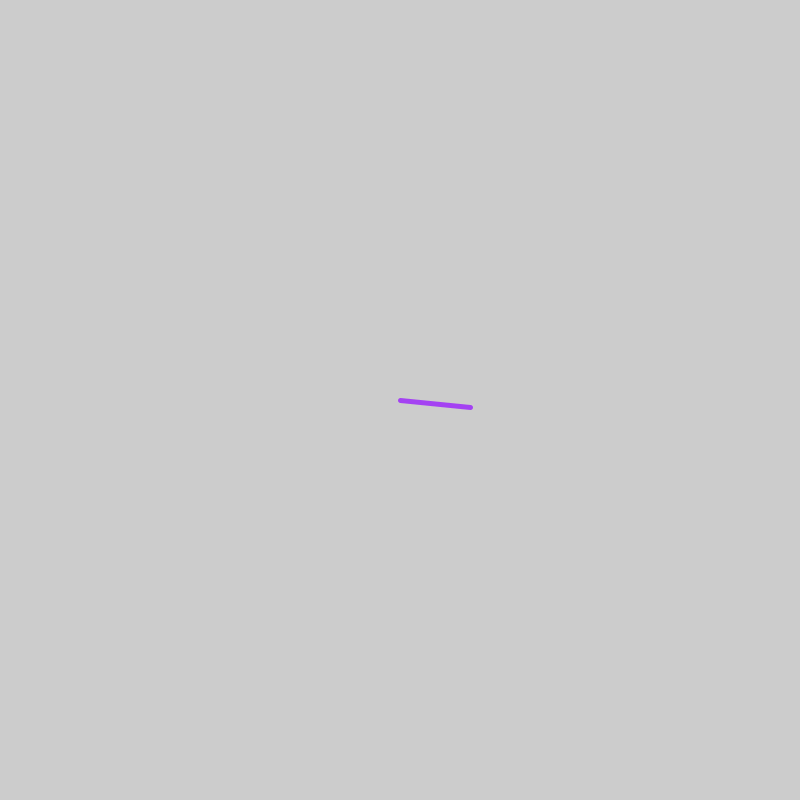
Frame 1 (no input)
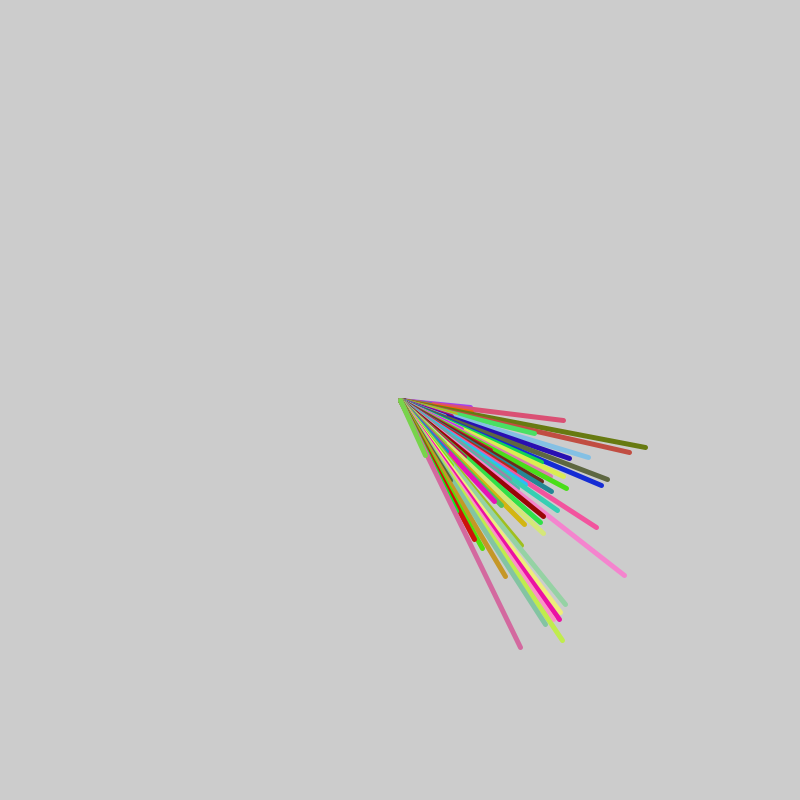
Frame 60 (the mouse pressed at the canvas centre just before this capture)
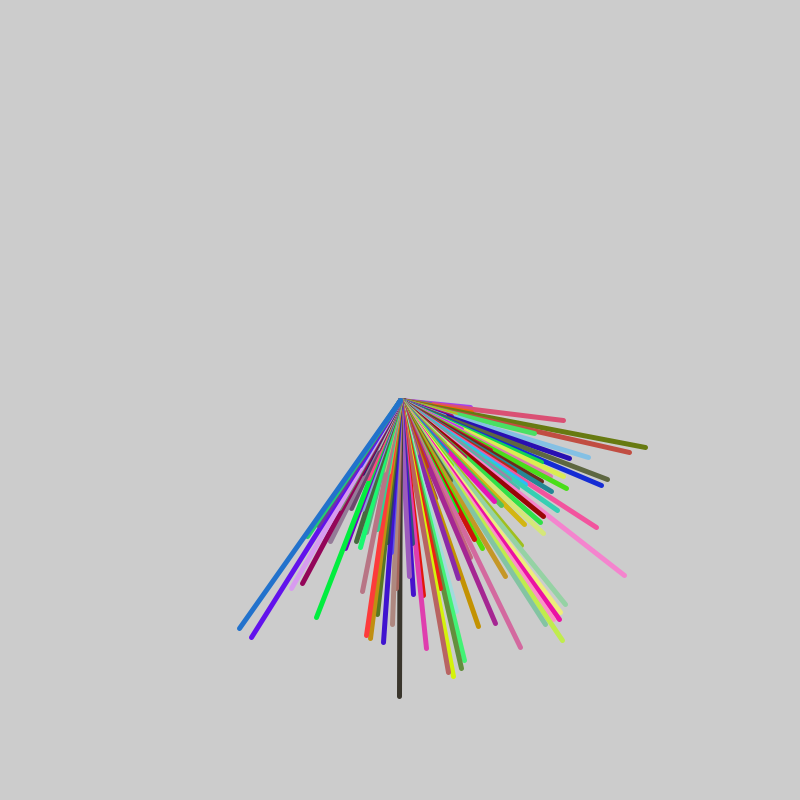
Frame 120 (the mouse held since frame 60 and released just before this capture)

The Processing sketch that drew these frames (run headless with seeded random() and noise(); from frame 60 on, the mouse is pressed at the canvas centre):

// Processing sketch: LoopsRotate
// ── LoopsRotate.pde
// Loops
// Benjamin Gorman 2015
// Week 4 Tutorial

int angle = 5;

void setup()
{
  size(800,800);
  strokeWeight(5);
}

//goes on forever!
void draw()
{
   //center everything based on our sketch width/height
   translate(width/2, height/2);
   
   //rotate around 5 degrees center point of screen
   rotate(radians(angle = angle + 1));
   
   //fill a random colour
   stroke(random(255), random(255), random(255));
   
   //draw a line at the current loop, x position
   line(0,0,random(300),0);

   
}

void keyPressed(){
  
  //set background a random greyscale value
  background(random(255));
  
  // create a 360 degree example
  for(int d=0;d<360;d++){
     rotate(radians(d));
     stroke(random(255),random(255),random(255));
     line(0,0,width,0);
   }
   
   // return to executing draw function
}
